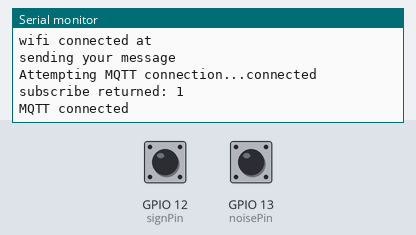
Simulated run of this sketch. Board: ESP8266 (NodeMCU). Parts: the last lines printed to the serial monitor. The test bench sets the inputs (shaded band); at power-on: GPIO 12 (signPin) HIGH, GPIO 13 (noisePin) HIGH. WiFi joins after 1.5 s; servers stay silent unless stated; random numbers use the default seed unless the sketch sets one; no MQTT or app messages arrive unless stated.

Above: at 4.2 s.
4.3 s: GPIO 12 (signPin) pulled LOW for 0.15 s
At 5.5 s:
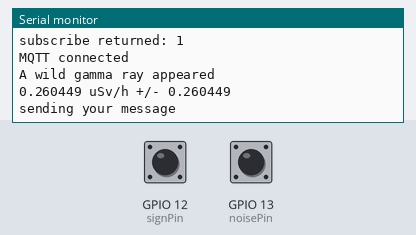
5.9 s: GPIO 13 (noisePin) pulled LOW for 0.15 s
At 6.7 s:
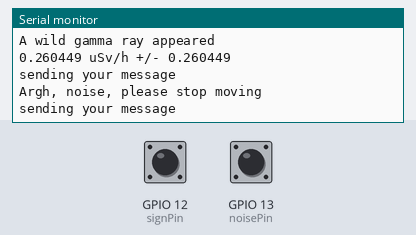
7.5 s: GPIO 12 (signPin) pulled LOW for 1 s
At 7.9 s:
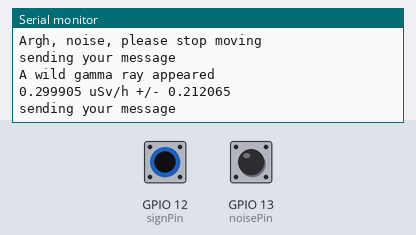

The sketch:

firmware.ino
```cpp
#include <ESP8266WiFi.h>
#include <PubSubClient.h>
#include "RadiationWatch.h"


/////////////////////////////////////////////////////////////
//
// CHANGE THESE SETTINGS!
//
const char* ssid     = "SSID_HERE";
const char* password  = "PASSWORD_HERE";
#define HOSTNAME "geiger1"
IPAddress ip( 192, 168, 1, 76 ); // hard coded IP
IPAddress gateway( 192, 168, 1, 1 ); // hard coded gateway
IPAddress subnet( 255, 255, 255, 0 );
const char* mqtt_server = "SERVER_IP_HERE";
////////////////////////////////////////////////////////////


const char* mqtt_topic_status = HOSTNAME"_status";
const char* mqtt_topic_in = HOSTNAME"_in";
const char* mqtt_topic_out = HOSTNAME"_out";
#define CONNECTION_ATTEMPT_NUM_TRIES  4
#define CONNECTION_ATTEMPT_DELAY      250 // ms
#define RESCAN_MAX_COUNT 15

WiFiClient EspClient;
PubSubClient client(EspClient);

// geiger config
int signPin = 12;
int noisePin = 13;
RadiationWatch radiationWatch( signPin, noisePin );

uint32_t calculateCRC32( const uint8_t *data, size_t length ) {
  uint32_t crc = 0xffffffff;
  while( length-- ) {
    uint8_t c = *data++;
    for( uint32_t i = 0x80; i > 0; i >>= 1 ) {
      bool bit = crc & 0x80000000;
      if( c & i ) {
        bit = !bit;
      }

      crc <<= 1;
      if( bit ) {
        crc ^= 0x04c11db7;
      }
    }
  }

  return crc;
}

// The ESP8266 RTC memory is arranged into blocks of 4 bytes. The access methods read and write 4 bytes at a time,
// so the RTC data structure should be padded to a 4-byte multiple.
struct _rtcData {
  uint32_t crc32;   // 4 bytes
  uint8_t channel;  // 1 byte,   5 in total
  uint8_t bssid[6]; // 6 bytes, 11 in total
  uint8_t padding;  // 1 byte,  12 in total
};
struct _rtcData rtcData = {};
bool rtcValid = false;

void sleepSave( void ) {
  // Write current connection info back to RTC
  rtcData.channel = WiFi.channel();
  memcpy( rtcData.bssid, WiFi.BSSID(), 6 ); // Copy 6 bytes of BSSID (AP's MAC address)
  rtcData.crc32 = calculateCRC32( ((uint8_t*)&rtcData) + 4, sizeof( rtcData ) - 4 );
  ESP.rtcUserMemoryWrite( 0, (uint32_t*)&rtcData, sizeof( rtcData ) );
}
void sleepResume( void ) {
  // Try to read WiFi settings from RTC memory
  rtcValid = false;
  if( ESP.rtcUserMemoryRead( 0, (uint32_t*)&rtcData, sizeof( rtcData ) ) ) {
    // Calculate the CRC of what we just read from RTC memory, but skip the first 4 bytes as that's the checksum itself.
    uint32_t crc = calculateCRC32( ((uint8_t*)&rtcData) + 4, sizeof( rtcData ) - 4 );
    if( crc == rtcData.crc32 ) {
      rtcValid = true;
    }
  }
}

void scan() {
  Serial.begin(115200);

  // Set WiFi to station mode and disconnect from an AP if it was previously connected
  WiFi.mode(WIFI_STA);
  WiFi.disconnect();
  delay(10);
  WiFi.forceSleepBegin();
  delay(10);
  WiFi.forceSleepWake();
  delay(100);

  Serial.println("\nscanning...");

  // WiFi.scanNetworks will return the number of networks found
  int n = WiFi.scanNetworks();

  if (n > 0) {
    for (int i = 0; i < n; ++i) {
      unsigned char *bssid = WiFi.BSSID(i);

      // Print SSID and RSSI for each network found
      Serial.print("\rnew AP: ");
      Serial.print(WiFi.SSID(i));
      Serial.print("\t(");
      Serial.print(WiFi.RSSI(i));
      Serial.print(")\t");
      Serial.println((WiFi.encryptionType(i) == ENC_TYPE_NONE)?" \t":"*\t");
      delay(10);
    }
  }
}

void wifi_setup() {
  int s,attempt_cnt=0, rescan_cnt=0;

  Serial.print("Connecting to: ");
  Serial.println(ssid);
  WiFi.forceSleepWake();
  delay( 1 );
  WiFi.persistent(false); // do not save wifi creds
  WiFi.mode(WIFI_STA);
  WiFi.hostname(HOSTNAME);
  while ((s=WiFi.status()) != WL_CONNECTED) {// && WiFi.localIP().toString() == "(IP unset)" && WiFi.waitForConnectResult() != WL_CONNECTED) {
    switch(s) {
      case WL_IDLE_STATUS:
        Serial.println("WL_IDLE_STATUS");
        break;
      case WL_NO_SSID_AVAIL:
        Serial.println("WL_NO_SSID_AVAIL");
        break;
      case WL_SCAN_COMPLETED:
        Serial.println("WL_SCAN_COMPLETED");
        break;
      case WL_CONNECTED:
        Serial.println("WL_CONNECTED");
        break;
      case WL_CONNECTION_LOST:
        Serial.println("WL_CONNECTION_LOST");
        break;
      case WL_DISCONNECTED:
        Serial.print(".");
        break;
      case WL_CONNECT_FAILED:
        Serial.print("WL_CONNECT_FAILED - ");
        switch(s=wifi_station_get_connect_status()) {
          case STATION_IDLE:
            Serial.println("STATION_IDLE");
            break;
          case STATION_CONNECTING:
            Serial.println("STATION_CONNECTING");
            break;
          case STATION_WRONG_PASSWORD:
            Serial.println("STATION_WRONG_PASSWORD");
            break;
          case STATION_NO_AP_FOUND:
            Serial.println("STATION_NO_AP_FOUND");
            break;
          case STATION_CONNECT_FAIL:
            Serial.println("STATION_CONNECT_FAIL");
            break;
          case STATION_GOT_IP:
            Serial.println("STATION_GOT_IP");
            break;
          default:
            Serial.print("unknown station error -");
            Serial.println(s);
            break;
        }
        s = WL_IDLE_STATUS;
        break;
      default:
        Serial.print("unknown return value - ");
        Serial.println(s);
        WiFi.printDiag(Serial);
        s = WL_IDLE_STATUS;
        break;
    }
    delay(CONNECTION_ATTEMPT_DELAY);
    if(attempt_cnt++>CONNECTION_ATTEMPT_NUM_TRIES || s==WL_IDLE_STATUS) {
      Serial.print("\nattempting connection..");
      attempt_cnt=0;
      rescan_cnt++;
      if (rescan_cnt == RESCAN_MAX_COUNT ) {
        rescan_cnt=0;
        rtcValid=false; // force a wifi restart
        scan();
      }

      if( rtcValid ) {
        // The RTC data was good, make a quick connection
        Serial.print("using stored wifi details, channel ");
        Serial.print(rtcData.channel);
        Serial.print("\n");
        WiFi.begin( ssid, password, rtcData.channel, rtcData.bssid, true );
      }
      else {
        // The RTC data was not valid, so make a regular connection
        WiFi.begin( ssid, password );
      }
      WiFi.config( ip, gateway, subnet ); // static DHCP data, should probably save this on sleep
    }
  }
  Serial.println("");
  Serial.println("WiFi connected");
  Serial.println("IP address: ");
  Serial.println(WiFi.localIP());
  sleepSave(); // save wifi stuff for quick connect on sleep resume
}
void reconnect() {
  int ret;
  int retry_count=0;
  while (!client.connected() && retry_count++<CONNECTION_ATTEMPT_NUM_TRIES) {
    Serial.print("Attempting MQTT connection...");
    String ClientId = "ESP8266";
    ClientId += String(random(0xffff), HEX);
    if (client.connect(ClientId.c_str())) {
      Serial.println("connected");
      client.publish(mqtt_topic_status, HOSTNAME" is alive!");
      ret=client.subscribe(mqtt_topic_in);
      Serial.print("subscribe returned: ");
      Serial.println(ret);
      Serial.println("MQTT connected");
    } else {
      Serial.print("failed, rc=");
      Serial.println(client.state());
      Serial.println("Try again...");
      delay(CONNECTION_ATTEMPT_DELAY);
    }
  }
}
void sendMQTTMessage(const char* topic, const char* value) {
  int retry_count=0;
  Serial.println("sending your message");
  if (!client.connected()) {
    reconnect();
  }
  client.publish(topic, value, true);
}

void setup() {
  Serial.begin(115200);
  Serial.print("\n");
  sleepResume();

  // reduce boot power by turning off wifi radio
  WiFi.mode( WIFI_OFF );
  WiFi.forceSleepBegin();
  delay( 1 );

  // geiger setup
  radiationWatch.setup();
  radiationWatch.registerRadiationCallback(&onRadiation);
  radiationWatch.registerNoiseCallback(&onNoise);

  // turn on wifi
  wifi_setup();
  Serial.println("wifi connected at ");
  client.setServer(mqtt_server, 1883);

  sendMQTTMessage(mqtt_topic_status, HOSTNAME" booted!");
}

void onRadiation()
{
  char message[32];

  Serial.println("A wild gamma ray appeared");
  snprintf(message,32, "%f uSv/h +/- %f", radiationWatch.uSvh(), radiationWatch.uSvhError());
  Serial.println(message);

  sendMQTTMessage(mqtt_topic_out, message);
}

void onNoise()
{
  Serial.println("Argh, noise, please stop moving");
  sendMQTTMessage(mqtt_topic_status, "noise!");
}

void loop() {
  radiationWatch.loop();
}
```

RadiationWatch.cpp
```cpp
// (licence header left out)
#define LIBCALL_RADIATIONWATCH
#include "RadiationWatch.h"

int volatile RadiationWatch::_radiationCount = 0;
int volatile RadiationWatch::_noiseCount = 0;

#ifdef ESP8266
// For ESP8266 boards,
// (https://arduino.stackexchange.com/questions/34496/how-to-have-compiler-know-whether-arduino-or-esp8266)
// we add ICACHE_RAM_ATTR to move the interrupt handler to RAM.
// (Instead of flash)
// See:
// https://arduino-esp8266.readthedocs.io/en/latest/faq/a02-my-esp-crashes.html#other-causes-for-crashes
// https://hackaday.io/project/28220-one-tube-nixie-clock/log/71448-progress (Interrupt Handling)
void ICACHE_RAM_ATTR RadiationWatch::_onRadiationHandler()
{
  _radiationCount++;
}

void ICACHE_RAM_ATTR RadiationWatch::_onNoiseHandler()
{
  _noiseCount++;
}
#else
void RadiationWatch::_onRadiationHandler()
{
  _radiationCount++;
}

void RadiationWatch::_onNoiseHandler()
{
  _noiseCount++;
}
#endif

RadiationWatch::RadiationWatch(byte signPin, byte noisePin):
    _signPin(signPin), _noisePin(noisePin)
{
  previousTime = 0;
  previousHistoryTime = 0;
  _count = 0;
  historyIndex = 0;
  historyLength = 0;
  _radiationCallback = NULL;
  _noiseCallback = NULL;
}

void RadiationWatch::setup()
{
  pinMode(_signPin, INPUT_PULLUP);
  pinMode(_noisePin, INPUT_PULLUP);
  // Initialize _countHistory[].
  for(int i = 0; i < HISTORY_LENGTH; i++)
    _countHistory[i] = 0;
  _count = 0;
  historyIndex = 0;
  historyLength = 0;
  // Init measurement time.
  previousTime = millis();
  previousHistoryTime = millis();
  // Attach interrupt handlers.
  setupInterrupt();
}

void RadiationWatch::loop()
{
  // Process radiation dose if the process period has elapsed.
  unsigned long currentTime = millis();
  if(currentTime - previousTime >= PROCESS_PERIOD) {
    noInterrupts();
    int currentCount = _radiationCount;
    int currentNoiseCount = _noiseCount;
    _radiationCount = 0;
    _noiseCount = 0;
    interrupts();
    if(currentNoiseCount == 0) {
      // Store count log.
      _countHistory[historyIndex] += currentCount;
      // Add number of counts.
      _count += currentCount;
    }
    // Shift an array for counting log for each 6 seconds.
    if(currentTime - previousHistoryTime >= HISTORY_UNIT * 1000) {
      previousHistoryTime += (unsigned long)(HISTORY_UNIT * 1000);
      historyIndex = (historyIndex + 1) % HISTORY_LENGTH;
      if(historyLength < (HISTORY_LENGTH-1)) {
        // Since, we overwrite the oldest value in the history,
        // the effective maximum length is HISTORY_LENGTH-1
        historyLength++;
      }
      _count -= _countHistory[historyIndex];
      _countHistory[historyIndex] = 0;
    }
    // Save time of current process period
    previousTime = currentTime;
    // Enable the callbacks.
    if(_noiseCallback && currentNoiseCount > 0) {
      _noiseCallback();
    }
    if(_radiationCallback && currentCount > 0) {
      _radiationCallback();
    }
  }
}

void RadiationWatch::registerRadiationCallback(void (*callback)(void))
{
  _radiationCallback = callback;
}

void RadiationWatch::registerNoiseCallback(void (*callback)(void))
{
  _noiseCallback = callback;
}

unsigned long RadiationWatch::integrationTime()
{
  return (historyLength * HISTORY_UNIT * 1000UL
          + previousTime - previousHistoryTime);
}

int RadiationWatch::currentRadiationCount() {
  noInterrupts();
  int currentCount = _radiationCount;
  interrupts();
  return currentCount;
}

unsigned long RadiationWatch::radiationCount() {
  return _count;
}

double RadiationWatch::cpm()
{
  // cpm = uSv x alpha
  double min = integrationTime() / 60000.0;
  return (min > 0) ? radiationCount() / min : 0;
}

double RadiationWatch::uSvh()
{
  return cpm() / kAlpha;
}

double RadiationWatch::uSvhError()
{
  double min = integrationTime() / 60000.0;
  return (min > 0) ? sqrt(radiationCount()) / min / kAlpha : 0;
}
```

RadiationWatch.h
```cpp
// (licence header left out)
#ifndef RadiationWatch_h
#define RadiationWatch_h
/* Number of cells of the history array. If you do not have
 * memory issues, it is adviced to keep the default value (200), for an
 * history duration of 20 minutes (200 * 6 seconds). */
#ifndef HISTORY_LENGTH
#define HISTORY_LENGTH 200
#endif
// Duration of each history array cell (seconds).
#define HISTORY_UNIT 6
#define PROCESS_PERIOD 160
#include "Arduino.h"

class RadiationWatch
{
  public:
    /* signPin: Number of the pin to which is connected the signal wire.
     * noisePin: Number of the pin ot which is connected the noise wire. */
    RadiationWatch(byte signPin = 2, byte noisePin = 3);

    void setup();
    void loop();

    /* Integration time of traced radiation count (in milliseconds),
     * grows gradually to HISTORY_LENGTH * HISTORY_UNIT * 1000. */
    unsigned long integrationTime();
    /* Return the current radiation count, that is the number of Gamma ray
     * since the last call to loop(), which reset the current count to 0. */
    int currentRadiationCount();
    /* Return the radiation count, that is the number of Gamma ray occured
     * during the integration time. */
    unsigned long radiationCount();
    // Return the number of radiation count by minute.
    double cpm();
    // Return the radiation dose, exprimed in Sievert (uSv/h).
    double uSvh();
    /* Return the error of the measurement (uSv/h).
     * The range of precision of the measurement is:
     * [ uSvh-uSvhError, uSvh+uSvhError ]. */
    double uSvhError();
    // Dose coefficient (cpm = uSv x alpha)
#if __cplusplus >= 200704 // constexpr is requiered on C++11
    static constexpr double kAlpha = 53.032;
#else
    static const double kAlpha = 53.032;
#endif

    /* Register a function that will be called when a radiation pulse
     * is detected. */
    void registerRadiationCallback(void (*callback)(void));
    /* Register a function that will be called when a noise pulse
     * is detected. */
    void registerNoiseCallback(void (*callback)(void));

  protected:
    // History of count rates.
    unsigned int _countHistory[HISTORY_LENGTH];
    unsigned long previousTime;
    unsigned long previousHistoryTime;
    // Current count (sum of count in _countHistory).
    unsigned long _count;
    // Position of current count rate on _countHistory[].
    byte historyIndex;
    // Current length of count history
    byte historyLength;
    // Pin settings.
    byte _signPin;
    byte _noisePin;
    // User callbacks.
    void (*_radiationCallback)(void);
    void (*_noiseCallback)(void);
    // function to attach the interrupt handler
    void setupInterrupt();
    // radiation count used in interrupt routine
    static int volatile _radiationCount;
    // noise count used in interrupt routine
    static int volatile _noiseCount;
    // interrupt handler
    static void _onRadiationHandler();
    static void _onNoiseHandler();
};

/* Secure that the setupInterrupt() is only defined and compiled once.
 * To be able to change the setupInterrupt() during compile time, the
 * function must be define in the header file. Every include from
 * outside of a sketch must define LIBCALL_RADIATIONWATCH to avoid
 * linker error. */
#ifndef LIBCALL_RADIATIONWATCH
#ifdef EnableInterrupt_h
/* EnableInterrupt support: Use pin change interrupts utilizing the
 * EnableInterrupt library. This works with arbitrary pins as input
 * for the Pocket Geiger signals. In your sketch, EnableInterrupt.h
 * must be included before this file to enable EnableInterrupt
 * support. */
void RadiationWatch::setupInterrupt() {
  enableInterrupt(_signPin, _onRadiationHandler, FALLING);
  enableInterrupt(_noisePin, _onNoiseHandler, FALLING);
}
#else
/* Default: Use external interrupts utilizing the attachInterrupt()
 * function from the Arduino IDE. You must connect the Pocket Geiger
 * signals to an interrupt enabled pin, e.g. pin 2 and 3 on the
 * Arduino UNO. */
void RadiationWatch::setupInterrupt() {
  attachInterrupt(digitalPinToInterrupt(_signPin), _onRadiationHandler, FALLING);
  attachInterrupt(digitalPinToInterrupt(_noisePin), _onNoiseHandler, FALLING);
}
#endif
#endif // LIBCALL_RADIATIONWATCH

#endif // RadiationWatch_h
```

Measured:
- after the input at 4.3 s, the serial monitor: prints a new line after 0.05 s (image 1)
- after the input at 5.9 s, the serial monitor: prints a new line after 0.05 s (image 2)
- after the input at 7.5 s, the serial monitor: prints a new line after 0.05 s (image 3)
